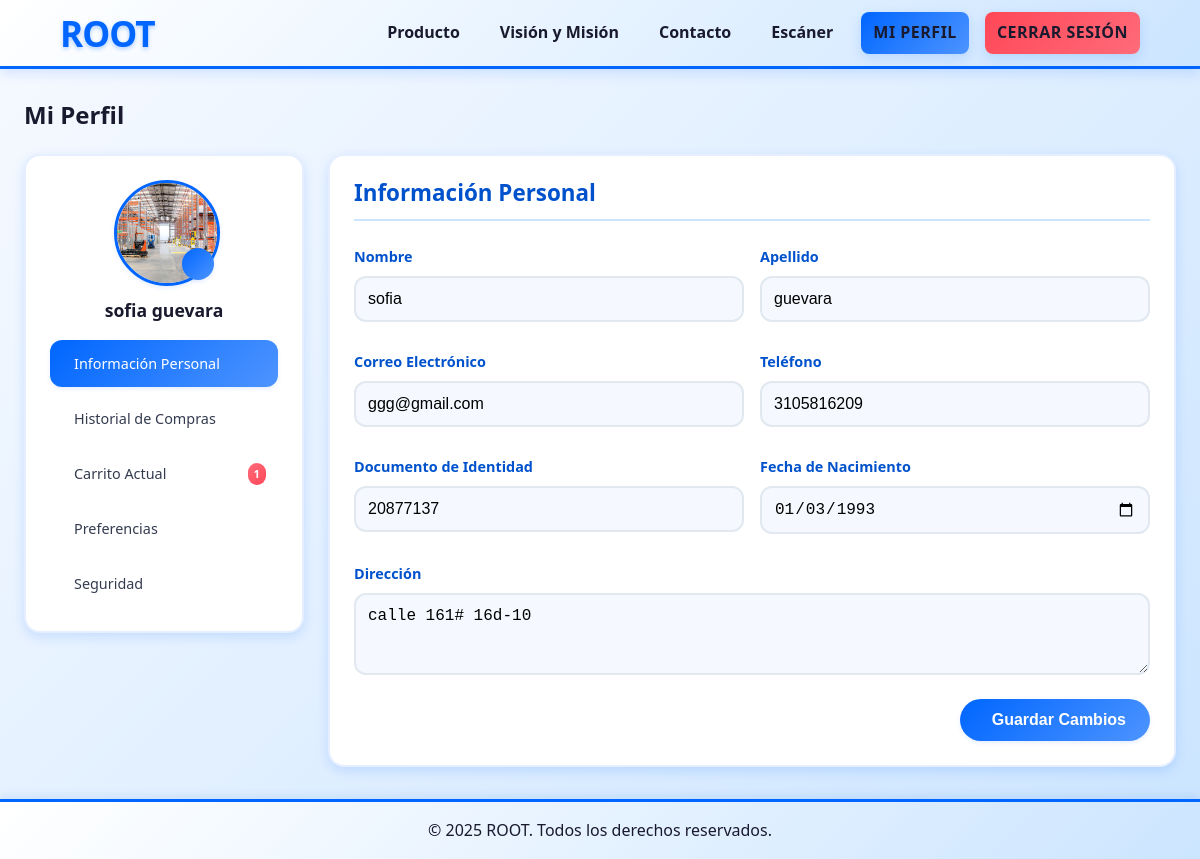
Page /usuarios/perfil/ (signed in) on the committed database.
### usuarios/models.py (models this page shows, shortened)
class Usuario(AbstractUser):
    foto = models.ImageField(upload_to="perfiles/", default="perfiles/default.png", verbose_name="Foto de perfil")
    telefono = models.CharField(max_length=15, blank=True, verbose_name="Teléfono")
    direccion = models.TextField(blank=True, verbose_name="Dirección")
    fecha_nacimiento = models.DateField(blank=True, null=True, verbose_name="Fecha de nacimiento")
    id_documento = models.CharField(max_length=20, blank=True, verbose_name="Documento de identidad")
    preferencias_notificacion = models.BooleanField(default=True, verbose_name="Recibir notificaciones")
    class Meta:
        verbose_name = "Usuario"
        verbose_name_plural = "Usuarios"

### carrito/models.py (models this page shows, shortened)
class Carrito(models.Model):
    usuario = models.OneToOneField(settings.AUTH_USER_MODEL, on_delete=models.CASCADE,related_name="carrito")
    fecha_creacion = models.DateTimeField(auto_now_add=True)
    @property
    def total(self):
        return sum(item.cantidad * item.producto.precio for item in self.items.all())

### usuarios/views.py (the view)
# urls.py: path("perfil/", views.perfil_view, name="perfil"),
@login_required
def perfil_view(request: HttpRequest) -> HttpResponse:
    carrito = Carrito.objects.select_related("usuario").prefetch_related("items__producto",).get_or_create(usuario=request.user)[0]
    compras = request.user.compras.prefetch_related("detalles__producto",).order_by("-fecha_compra")
    context = {"compras": compras,"carrito": carrito,}
    return render(request, "usuarios/perfil.html", context)

### usuarios/templates/usuarios/perfil.html (shortened to what this page needs)
{% extends "core/base.html" %}
{% load static %}
{% block extra_css %}
<link rel="stylesheet" href="{% static 'css/usuarios.css' %}">
{% endblock %}
{% block content %}
<section id="perfil" class="perfil-section">
    <div class="container">
        <h2>Mi Perfil</h2>
        <div class="perfil-grid">
            <div class="perfil-nav">
                <div class="perfil-foto-container">
                    <img src="{{ user.foto.url }}" alt="Foto de perfil" class="perfil-foto">
                    <div class="perfil-foto-overlay">
                        <form method="post" action="{% url 'usuarios:actualizar_foto' %}" enctype="multipart/form-data" id="formFoto">
                            <button type="button" id="cambiarFoto" class="btn-cambiar-foto">
                                <i data-lucide="camera" class="icono-cambiar"></i>
                            </button>
                        </form>
                    </div>
                </div>
                <div class="perfil-nombre">{{ user.get_full_name|default:user.username }}</div>
                <nav class="perfil-menu">
                    <a href="#info-personal" class="perfil-menu-item activo" data-target="info-personal">
                         Información Personal
                    </a>
                    <a href="#historial-compras" class="perfil-menu-item" data-target="historial-compras">
                         Historial de Compras
                    </a>
                    <a href="#carrito-actual" class="perfil-menu-item" data-target="carrito-actual">
                         Carrito Actual
                        {% if carrito.items.count > 0 %}
                            <span class="badge">{{ carrito.items.count }}</span>
                        {% endif %}
                    </a>
                    <a href="#preferencias" class="perfil-menu-item" data-target="preferencias">
                         Preferencias
                    </a>
                    <a href="#seguridad" class="perfil-menu-item" data-target="seguridad">
                         Seguridad
                    </a>
                </nav>
            </div>
            <div class="perfil-contenido">
                <div id="info-personal" class="perfil-panel activo">
                    <h3>Información Personal</h3>
                    <form method="post" action="{% url 'usuarios:actualizar_perfil' %}">
                        <div class="form-grid">
                            <div class="form-group">
                                <label for="nombre">Nombre</label>
                                <input type="text" id="nombre" name="first_name" value="{{ user.first_name }}">
                            </div>
                            <div class="form-group">
                                <label for="apellido">Apellido</label>
                                <input type="text" id="apellido" name="last_name" value="{{ user.last_name }}">
                            </div>
                            <div class="form-group">
                                <label for="email">Correo Electrónico</label>
                                <input type="email" id="email" name="email" value="{{ user.email }}" required>
                            </div>
                            <div class="form-group">
                                <label for="telefono">Teléfono</label>
                                <input type="tel" id="telefono" name="telefono" value="{{ user.telefono|default:'' }}">
                            </div>
                            <div class="form-group">
                                <label for="id_documento">Documento de Identidad</label>
                                <input type="text" id="id_documento" name="id_documento" value="{{ user.id_documento|default:'' }}">
                            </div>
                            <div class="form-group">
                                <label for="fecha_nacimiento">Fecha de Nacimiento</label>
                                <input type="date" id="fecha_nacimiento" name="fecha_nacimiento" value="{{ user.fecha_nacimiento|date:'Y-m-d'|default:'' }}">
                            </div>
                        </div>
                        <div class="form-group full-width">
                            <label for="direccion">Dirección</label>
                            <textarea id="direccion" name="direccion" rows="3">{{ user.direccion|default:'' }}</textarea>
                        </div>
                        <div class="form-actions">
                            <button type="submit" class="btn-guardar">
                                 Guardar Cambios
                            </button>
                        </div>
                    </form>
                </div>
            </div>
        </div>
    </div>
</section>
{% endblock %}

### core/static/core/css/style.css (style rules this page uses)
:root { --primary-color: #0066FF; --primary-light: #4D94FF; --primary-lighter: #CCE5FF; --primary-dark: #0052CC; --primary-darker: #003D99; --text-dark: #1a1a2e; --text-medium: #333b4f; --text-light: #fff; --bg-light: #f5f9ff; --bg-dark: #003D99; --shadow-sm: 0 2px 4px rgba(0, 102, 255, 0.15); --shadow-md: 0 4px 8px rgba(0, 102, 255, 0.2); --shadow-lg: 0 8px 16px rgba(0, 102, 255, 0.25); --radius-sm: 6px; --radius-md: 12px; --radius-lg: 18px; --radius-xl: 24px; --radius-full: 50px; --transition: all 0.3s ease; --spacing-xs: 8px; --spacing-sm: 16px; --spacing-md: 10px; --spacing-lg: 32px; --spacing-xl: 20px; }
body { font-family: 'Segoe UI', Tahoma, Geneva, Verdana, sans-serif; margin: 0; padding: 0; background-color: var(--bg-light); color: var(--text-dark); line-height: 1.6; display: flex; flex-direction: column; min-height: 100vh; }
h1, h2, h3, h4, h5, h6 { font-weight: 700; line-height: 1.2; margin: 0 0 var(--spacing-sm) 0; }

### rows in the picture
Usuario: foto (picture), get_full_name "sofia guevara", first_name "sofia", last_name "guevara", email "ggg@gmail.com", telefono "3105816209", id_documento "20877137", fecha_nacimiento "01/03/1993", direccion "calle 161# 16d-10"
Carrito: items.count "1"
